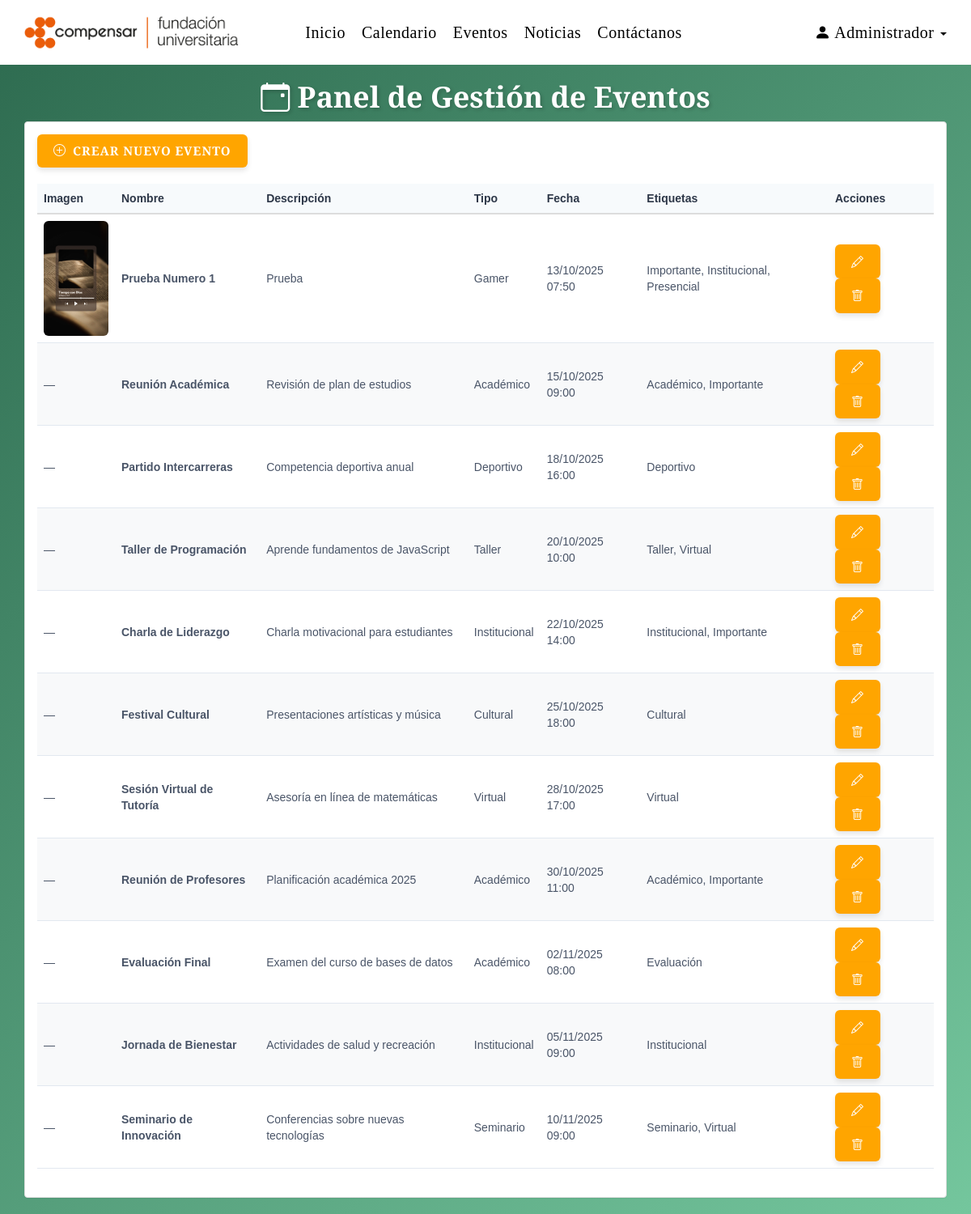
Page /src/Pages/Panel/panel.php (signed in) on the committed database.
### tables this page shows
CREATE TABLE `eventos` (
  `id` int(11) NOT NULL,
  `nombre` varchar(100) NOT NULL,
  `descripcion` text DEFAULT NULL,
  `imagen` varchar(255) DEFAULT NULL,
  `tipo` varchar(50) DEFAULT NULL,
  `fecha` datetime NOT NULL
);

### src/Pages/Panel/panel.php (the view, shortened to what this page needs)
<?php
$servername = "localhost";
$username = "root";
$password = "";
$dbname = "gestioneventos";
$conn = new mysqli($servername, $username, $password, $dbname);
$etiquetas_disponibles = $conn->query("SELECT * FROM etiquetas ORDER BY nombre");
$action = isset($_GET['action']) ? $_GET['action'] : 'list';
$evento_a_editar = null;
$etiquetas_del_evento = [];
?>
<!DOCTYPE html>
<html lang="es">
<head>
    <link rel="stylesheet" href="https://maxcdn.bootstrapcdn.com/bootstrap/3.4.1/css/bootstrap.min.css">
    <link rel="stylesheet" href="https://cdn.jsdelivr.net/npm/bootstrap-icons@1.11.3/font/bootstrap-icons.css">
    <link rel="stylesheet" href="/public/css/panelCentral.css">
</head>
<body>
<?php include('../../Components/menu.php'); ?>
<div class="container" style="margin-top:20px">
    <header>
        <h1><i class="bi bi-calendar-event"></i> Panel de Gestión de Eventos</h1>
    </header>
    <main>
        <?php if ($action === 'edit' || $action === 'create'): ?>
            <div class="panel panel-default">
                <div class="panel-heading">
                    <i class="bi bi-pencil-square"></i>
                    <?php echo $action === 'edit' ? 'Editar Evento' : 'Crear Nuevo Evento'; ?>
                </div>
                <div class="panel-body">
                    <form action="panel.php" method="POST" enctype="multipart/form-data">
                        <input type="hidden" name="id" value="<?php echo $evento_a_editar['id'] ?? ''; ?>">
                        <div class="form-group">
                            <label>Nombre del Evento:</label>
                            <input type="text" class="form-control" name="nombre" required
                                   value="<?php echo htmlspecialchars($evento_a_editar['nombre'] ?? ''); ?>">
                        </div>
                        <div class="form-group">
                            <label>Descripción:</label>
                            <textarea class="form-control" name="descripcion" rows="3"><?php echo htmlspecialchars($evento_a_editar['descripcion'] ?? ''); ?></textarea>
                        </div>
                        <div class="form-group">
                            <label>Imagen del evento:</label>
                            <?php if (!empty($evento_a_editar['imagen'])): ?>
                                <div class="mb-2">
                                    <img src="/uploads/<?php echo htmlspecialchars($evento_a_editar['imagen']); ?>" class="img-thumbnail" style="max-width: 200px;">
                            <?php endif; ?>
                            <input type="file" class="form-control" name="imagen" accept="image/*">
                        </div>
                        <div class="form-group">
                            <label>Tipo:</label>
                            <input type="text" class="form-control" name="tipo"
                                   value="<?php echo htmlspecialchars($evento_a_editar['tipo'] ?? ''); ?>">
                        </div>
                        <div class="form-group">
                            <label>Fecha y hora:</label>
                            <input type="datetime-local" class="form-control" name="fecha"
                                   value="<?php echo !empty($evento_a_editar['fecha']) ? date('Y-m-d\TH:i', strtotime($evento_a_editar['fecha'])) : ''; ?>" required>
                        </div>
                        <div class="form-group">
                            <label>Etiquetas:</label><br>
                            <?php
                            $etiquetas_disponibles->data_seek(0);
                            while ($etiqueta = $etiquetas_disponibles->fetch_assoc()):
                                $checked = in_array($etiqueta['id'], $etiquetas_del_evento) ? 'checked' : '';
                                echo "<label class='checkbox-inline'><input type='checkbox' name='etiquetas[]' value='{$etiqueta['id']}' $checked> {$etiqueta['nombre']}</label>";
                            endwhile;
                            ?>
                        </div>
                        <button type="submit" name="save_event" class="btn btn-success">
                            <i class="bi bi-save"></i> Guardar Evento
                        </button>
                        <a href="panel.php" class="btn btn-default">Cancelar</a>
                    </form>
                </div>
            </div>
        <?php else: ?>
            <div class="panel panel-default">
                <div class="panel-body">
                    <a href="panel.php?action=create" class="btn btn-primary">
                        <i class="bi bi-plus-circle"></i> Crear Nuevo Evento
                    </a>
                    <table class="table table-hover" style="margin-top:20px;">
                        <thead>
                            <tr>
                                <th>Imagen</th>
                                <th>Nombre</th>
                                <th>Descripción</th>
                                <th>Tipo</th>
                                <th>Fecha</th>
                                <th>Etiquetas</th>
                                <th>Acciones</th>
                            </tr>
                        </thead>
                        <tbody>
                        <?php
                        $conn = new mysqli($servername, $username, $password, $dbname);
                        $sql = "SELECT e.*, GROUP_CONCAT(et.nombre SEPARATOR ', ') AS etiquetas_nombres
                                FROM eventos e
                                LEFT JOIN evento_etiquetas ee ON e.id = ee.evento_id
                                LEFT JOIN etiquetas et ON ee.etiqueta_id = et.id
                                GROUP BY e.id
                                ORDER BY e.fecha ASC";
                        $result = $conn->query($sql);
                        if ($result->num_rows > 0) {
                            while ($row = $result->fetch_assoc()) {
                                echo "<tr>";
                                echo "<td>";
                                if (!empty($row['imagen'])) {
                                    echo "<img src='../../../public/uploads/" . htmlspecialchars($row['imagen']) . "' style='width:80px;height:auto;border-radius:6px;'>";
                                } else {
                                    echo "—";
                                }
                                echo "</td>";
                                echo "<td><strong>" . htmlspecialchars($row['nombre']) . "</strong></td>";
                                echo "<td>" . htmlspecialchars($row['descripcion']) . "</td>";
                                echo "<td>" . htmlspecialchars($row['tipo']) . "</td>";
                                echo "<td>" . date('d/m/Y H:i', strtotime($row['fecha'])) . "</td>";
                                echo "<td>" . htmlspecialchars($row['etiquetas_nombres']) . "</td>";
                                echo "<td>
                                        <a href='panel.php?action=edit&id={$row['id']}' class='btn btn-warning btn-sm'><i class='bi bi-pencil'></i></a>
                                        <a href='panel.php?action=delete&id={$row['id']}' class='btn btn-danger btn-sm' onclick='return confirm(\"¿Seguro que deseas eliminar este evento?\");'><i class='bi bi-trash'></i></a>
                                      </td>";
                                echo "</tr>";
                            }
                        } else {
                            echo "<tr><td colspan='7' class='text-center'>🦕 No hay eventos registrados</td></tr>";
                        }
                        ?>
                        </tbody>
                    </table>
                </div>
            </div>
        <?php endif; ?>
    </main>
</div>
</body>
</html>

### public/css/panelCentral.css (style rules this page uses)
:root { --primary-color: #2d6a4f; --secondary-color: #74c69d; --success-color: #48bb78; --warning-color: #f6ad55; --danger-color: #fc8181; --light-color: #f7fafc; --dark-color: #2d3748; --text-color: #4a5568; }
* { box-sizing: border-box; }
body { font-family: 'Nunito', sans-serif; margin: 0; background: linear-gradient(135deg, var(--primary-color) 0%, var(--secondary-color) 100%); min-height: 100vh; color: var(--text-color); animation: fadeIn 0.5s ease-in; }
header h1 { color: white; text-align: center; font-weight: 700; text-shadow: 2px 2px 4px rgba(0,0,0,0.2); }
.btn { display: inline-flex; align-items: center; gap: 8px; padding: 12px 20px; border: none; border-radius: 8px; cursor: pointer; font-size: 15px; font-weight: 600; font-family: 'Nunito', sans-serif; text-decoration: none; transition: all 0.3s ease; box-shadow: 0 4px 6px rgba(0,0,0,0.1); }
.btn-primary { background: var(--primary-color); color: white; }
.btn-warning { background: var(--warning-color); color: var(--dark-color); }
.btn-danger { background: var(--danger-color); color: white; }
table { width: 100%; border-collapse: collapse; margin-top: 20px; }
th, td { padding: 15px; text-align: left; border-bottom: 1px solid #e2e8f0; }
thead th { background-color: var(--light-color); color: var(--dark-color); font-weight: 700; border-bottom: 2px solid #cbd5e0; }
tbody tr { transition: background-color 0.2s ease; }
tbody tr:nth-child(even) { background-color: #f8f9fa; }
.table td { vertical-align: middle !important; }

### public/css/estructura.css (style rules this page uses)
h1, h2, h3 { font-family: 'Cormorant Garamond', serif; font-weight: 700; color: #fff; margin: 0 0 10px 0; }
a { font-family: 'Lora', serif; text-decoration: none; color: #fff; transition: color 0.3s ease; }
button, .btn { font-family: 'Cormorant Garamond', serif; font-weight: 600; text-transform: uppercase; letter-spacing: 1px; padding: 10px 20px; border: none; background-color: orange; color: #fff; border-radius: 6px; cursor: pointer; transition: background 0.3s ease; }

### rows in the picture
eventos: imagen (picture), nombre "Prueba Numero 1", descripcion "Prueba", tipo "Gamer", fecha "13/10/2025 07:50", etiquetas_nombres "Importante, Institucional, Presencial"
eventos: nombre "Reunión Académica", descripcion "Revisión de plan de estudios", tipo "Académico", fecha "15/10/2025 09:00", etiquetas_nombres "Académico, Importante"
eventos: nombre "Partido Intercarreras", descripcion "Competencia deportiva anual", tipo "Deportivo", fecha "18/10/2025 16:00", etiquetas_nombres "Deportivo"
eventos: nombre "Taller de Programación", descripcion "Aprende fundamentos de JavaScript", tipo "Taller", fecha "20/10/2025 10:00", etiquetas_nombres "Taller, Virtual"
eventos: nombre "Charla de Liderazgo", descripcion "Charla motivacional para estudiantes", tipo "Institucional", fecha "22/10/2025 14:00", etiquetas_nombres "Institucional, Importante"
eventos: nombre "Festival Cultural", descripcion "Presentaciones artísticas y música", tipo "Cultural", fecha "25/10/2025 18:00", etiquetas_nombres "Cultural"
eventos: nombre "Sesión Virtual de Tutoría", descripcion "Asesoría en línea de matemáticas", tipo "Virtual", fecha "28/10/2025 17:00", etiquetas_nombres "Virtual"
eventos: nombre "Reunión de Profesores", descripcion "Planificación académica 2025", tipo "Académico", fecha "30/10/2025 11:00", etiquetas_nombres "Académico, Importante"
eventos: nombre "Evaluación Final", descripcion "Examen del curso de bases de datos", tipo "Académico", fecha "02/11/2025 08:00", etiquetas_nombres "Evaluación"
eventos: nombre "Jornada de Bienestar", descripcion "Actividades de salud y recreación", tipo "Institucional", fecha "05/11/2025 09:00", etiquetas_nombres "Institucional"
eventos: nombre "Seminario de Innovación", descripcion "Conferencias sobre nuevas tecnologías", tipo "Seminario", fecha "10/11/2025 09:00", etiquetas_nombres "Seminario, Virtual"

### other values in the picture
$nombre "Administrador"
